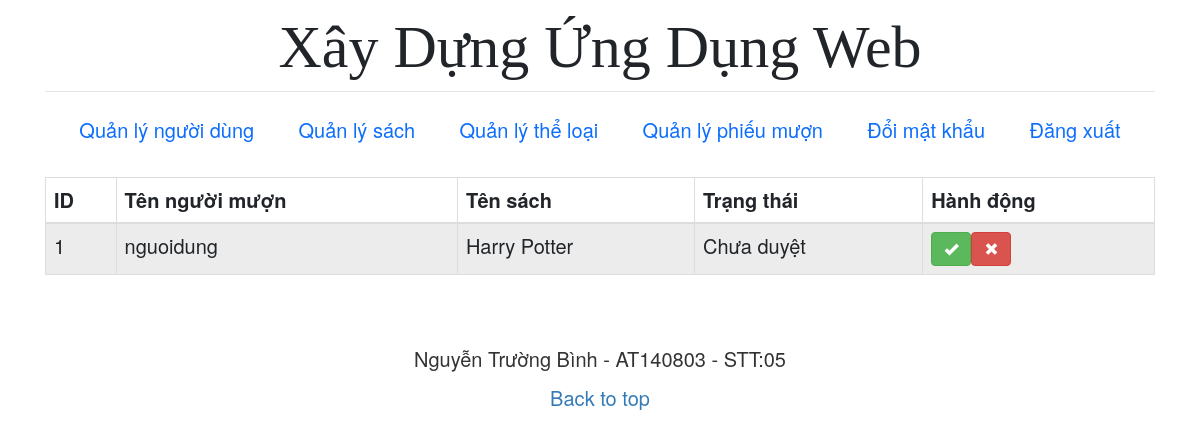
/borrow/index.php (signed in), run on the app's committed database.
### tables this page shows
CREATE TABLE `borrow_book` (
  `id` int(11) NOT NULL,
  `user_id` int(11) NOT NULL,
  `book_id` int(11) NOT NULL,
  `status` int(11) NOT NULL DEFAULT 0
);

CREATE TABLE `users` (
  `id` int(11) NOT NULL,
  `role_id` int(11) NOT NULL DEFAULT 3,
  `username` varchar(50) NOT NULL,
  `email` varchar(50) NOT NULL,
  `password` varchar(50) NOT NULL,
  `phone` text NOT NULL,
  `address` text NOT NULL
);

CREATE TABLE `books` (
  `id` int(11) NOT NULL,
  `name` text NOT NULL,
  `author` text NOT NULL,
  `category_id` int(11) NOT NULL,
  `quantily` int(11) NOT NULL
);

### libs/checkPermission.php (called while the page is built)
<?php
    function checkPermission($conn, $role_id, $permission_id){
        $sql ="SELECT * FROM roles_permissions
        LEFT JOIN users ON users.role_id = roles_permissions.role_id
        WHERE users.role_id = $role_id
        AND roles_permissions.perm_id = $permission_id";
        $result = mysqli_query($conn, $sql);
        $rows = mysqli_num_rows($result);
        if ($rows == 0) {
            return false;
        } else {
            return true;
        };
    }

### borrow/index.php (the view, shortened to what this page needs)
<?php include "../includes/header.php"; ?>
<?php
require_once("../libs/connection.php");
require_once("../libs/checkPermission.php");
if (checkPermission($conn, $_SESSION['role_id'], 8)) {
?>
  <main class="container">
    <?php
    if ($_SESSION['role_id'] == 2) {
      $sql = "SELECT * FROM borrow_book";
    } else {
      $user_id = $_SESSION['user_id'];
      $sql = "SELECT * FROM borrow_book WHERE user_id = '$user_id'";
    }
    if ($result = mysqli_query($conn, $sql)) {
      if (mysqli_num_rows($result) > 0) {
        echo "<table class='table table-bordered table-striped'>";
        echo "<thead>";
        echo "<tr>";
        echo "<th>ID</th>";
        echo "<th>Tên người mượn</th>";
        echo "<th>Tên sách</th>";
        echo "<th>Trạng thái</th>";
        echo "<th>Hành động</th>";
        echo "</tr>";
        echo "</thead>";
        echo "<tbody>";
        $i=1;
        while ($row = mysqli_fetch_array($result)) {
          echo "<tr>";
          echo "<td>" . $i++ . "</td>";
          $user_id = $row['user_id'];
          $sql_user = "SELECT * FROM users WHERE id = '$user_id'";
          $result_user = mysqli_query($conn, $sql_user);
          if ($data_user = mysqli_fetch_array($result_user)){
            echo "<td>". $data_user['username'] ."</td>";
          };
          $book_id = $row['book_id'];
          $sql_book = "SELECT * FROM books WHERE id = '$book_id'";
          $result_book = mysqli_query($conn, $sql_book);
          if ($data_book = mysqli_fetch_array($result_book)){
            echo "<td>". $data_book['name'] ."</td>";
          };
          $status = $row['status'];
          if ($status == 0) {
            echo "<td> Chưa duyệt </td>";
          } else {
            echo "<td> Đã duyệt </td>";
          }
          echo "<td>";
          if ($status != 0 && $user_id == $_SESSION['user_id']){
            echo "<a href='return.php?id=" . $row['id'] . "' class='btn btn-primary'><span class='glyphicon glyphicon-repeat'></span></a>";
          } elseif ($status == 0 && $_SESSION['role_id'] == 2) {
            echo "<a href='yes.php?id=" . $row['id'] . "' class='btn btn-success'><span class='glyphicon glyphicon-ok'></span></a>";
            echo "<a href='no.php?id=" . $row['id'] . "' class='btn btn-danger'><span class='glyphicon glyphicon-remove'></span></a>";
          }
          echo "</td>";
          echo "</tr>";
        }
        echo "</tbody>";
        echo "</table>";
      } else {
        echo "<p class='lead'><em>Không tìm thấy bản ghi.</em></p>";
      }
    } else {
      echo "ERROR: Không thể thực thi $sql. " . mysqli_error($conn);
    }
    ?>
  </main>
<?php
} else {
  header('Location: ../errors/403.php');
}
?>
<?php include "../includes/footer.php" ?>

### asset/css/style.css (style rules this page uses)
body, html { font-size: 20px!important; }

### data on the page
borrow_book: user.username "nguoidung", book.name "Harry Potter", status "Chưa duyệt"
